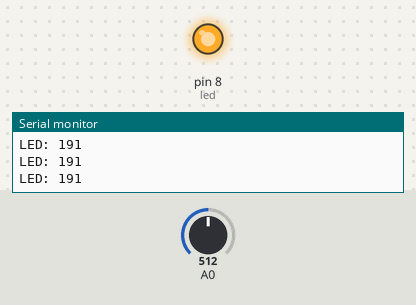
The sketch below on a simulated Arduino Uno, built with avr-gcc and run on an emulated ATmega328P. Parts: output pins drawn as LEDs (lit = HIGH), the last lines printed to the serial monitor. The test bench sets the inputs (shaded band); at power-on: A0 = 512.

Above: at 1.2 s.
1.3 s: A0 set to 356
2.8 s: A0 set to 330
At 3.3 s:
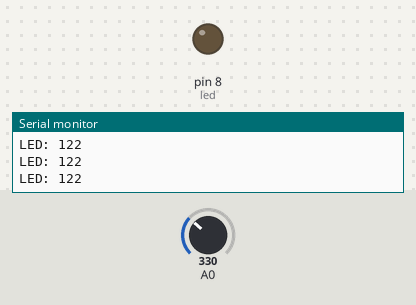
4.3 s: A0 set to 511
At 5.5 s:
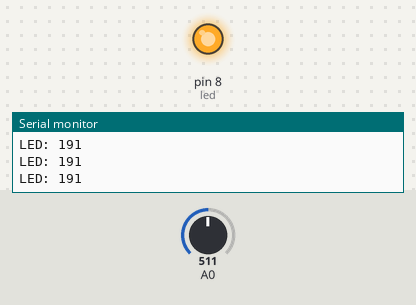
5.8 s: A0 set to 306
At 7.0 s:
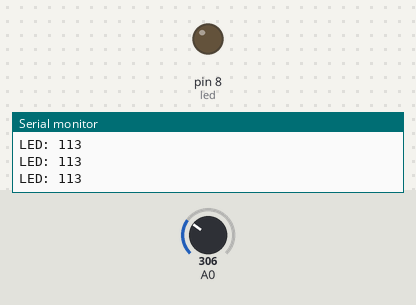
Timing chart, 0 to 8.8 s (numbered marks = the images above; inputs shaded):
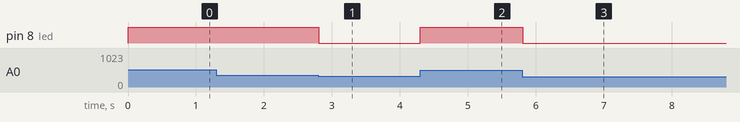

Measured:
- the behaviour switches between 344 and 343 on A0 (found by bisection; images 0 and 1)
- after the input at 2.8 s, pin 8 (led): HIGH → LOW at once
- after the input at 4.3 s, pin 8 (led): LOW → HIGH at once
- after the input at 5.8 s, pin 8 (led): HIGH → LOW at once

The sketch:

Ex9.ino
```cpp
int led = 8;
int bits, valor;

String text;

void setup() {

    pinMode(led, OUTPUT);
    Serial.begin(9600);

}

void loop() {

    valor = analogRead(A0);
    bits = map(valor, 6, 679, 0, 255);

    text = String(bits);

    analogWrite(led, bits);
    Serial.println("LED: " + text);

}
```
